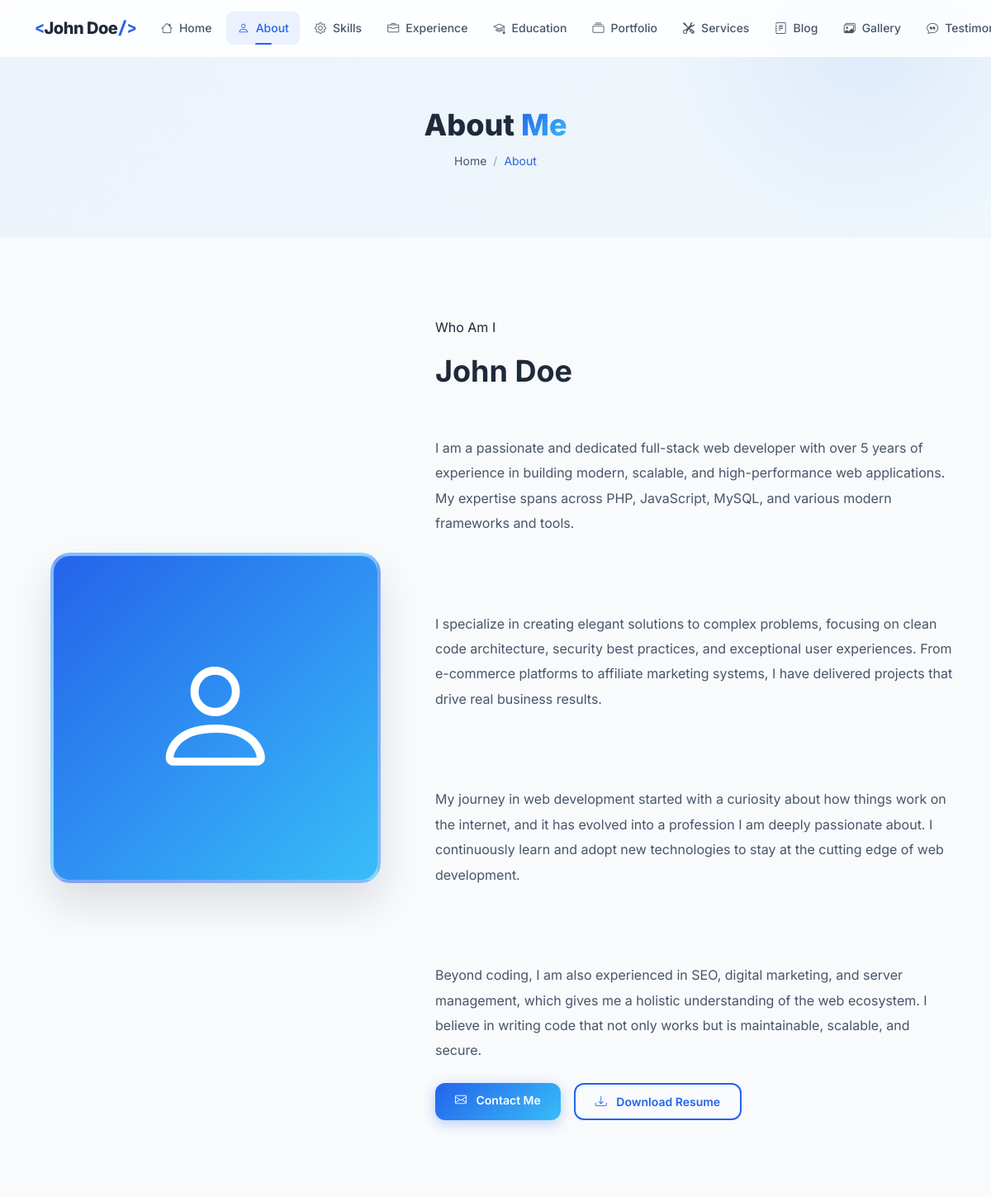
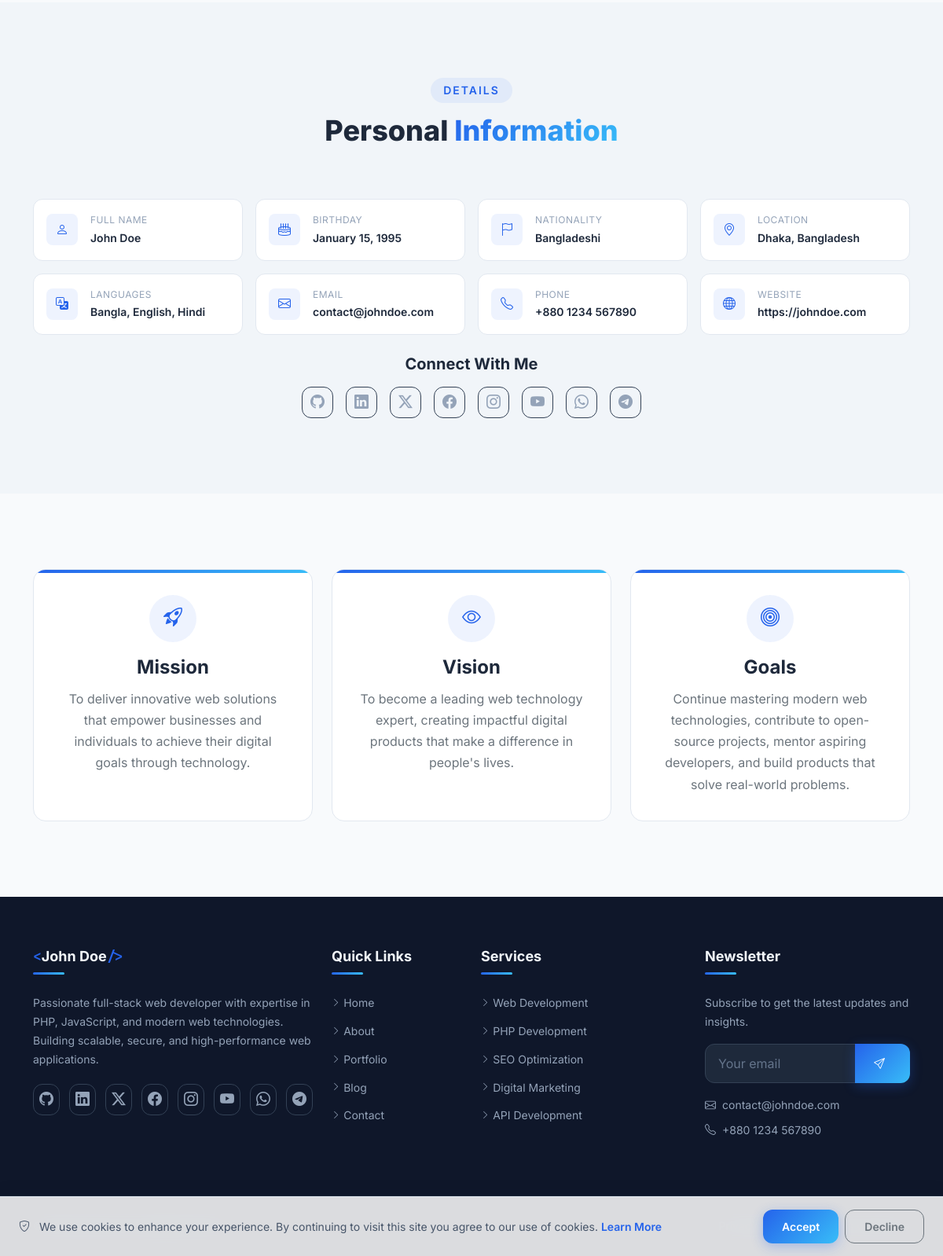
/about, run on the app's committed database (2 pictures, top to bottom).
### tables this page shows
CREATE TABLE IF NOT EXISTS `profile` (
    `id` INT UNSIGNED AUTO_INCREMENT PRIMARY KEY,
    `user_id` INT UNSIGNED NOT NULL,
    `full_name` VARCHAR(150) NOT NULL,
    `profession` VARCHAR(255) DEFAULT NULL,
    `photo` VARCHAR(255) DEFAULT NULL,
    `bio_short` TEXT DEFAULT NULL,
    `bio_full` LONGTEXT DEFAULT NULL,
    `birthday` DATE DEFAULT NULL,
    `nationality` VARCHAR(100) DEFAULT NULL,
    `location` VARCHAR(255) DEFAULT NULL,
    `languages` VARCHAR(500) DEFAULT NULL,
    `email` VARCHAR(255) DEFAULT NULL,
    `phone` VARCHAR(50) DEFAULT NULL,
    `website` VARCHAR(255) DEFAULT NULL,
    `mission` TEXT DEFAULT NULL,
    `vision` TEXT DEFAULT NULL,
    `goals` TEXT DEFAULT NULL,
    `typing_texts` TEXT DEFAULT NULL COMMENT 'JSON array of typing animation texts',
    `stats_experience_years` INT UNSIGNED DEFAULT 0,
    `stats_projects` INT UNSIGNED DEFAULT 0,
    `stats_clients` INT UNSIGNED DEFAULT 0,
    `stats_awards` INT UNSIGNED DEFAULT 0,
    `created_at` DATETIME DEFAULT CURRENT_TIMESTAMP,
    `updated_at` DATETIME DEFAULT CURRENT_TIMESTAMP ON UPDATE CURRENT_TIMESTAMP,
    FOREIGN KEY (`user_id`) REFERENCES `users`(`id`) ON DELETE CASCADE,
    INDEX `idx_user` (`user_id`)
);

CREATE TABLE IF NOT EXISTS `social_links` (
    `id` INT UNSIGNED AUTO_INCREMENT PRIMARY KEY,
    `platform` VARCHAR(50) NOT NULL,
    `url` VARCHAR(255) NOT NULL,
    `icon` VARCHAR(100) NOT NULL,
    `color` VARCHAR(20) DEFAULT NULL,
    `sort_order` INT UNSIGNED DEFAULT 0,
    `is_active` TINYINT(1) DEFAULT 1,
    `created_at` DATETIME DEFAULT CURRENT_TIMESTAMP,
    INDEX `idx_sort` (`sort_order`)
);

### pages/about.php (the view, shortened to what the rows shown need)
<?php
$profile = $profile ?? [];
?>
<section class="page-header">
    <div class="container">
        <h1 class="page-title" data-aos="fade-up">About <span class="gradient-text">Me</span></h1>
    </div>
</section>
<section class="section">
    <div class="container">
        <div class="row align-items-center g-5">
            <div class="col-lg-7" data-aos="fade-left">
                <span class="section-subtitle d-inline-block mb-3">Who Am I</span>
                <h2 class="mb-4"><?php echo e($profile['full_name'] ?? 'About Me'); ?></h2>
                <div class="mb-4" style="white-space: pre-line; color: var(--text-secondary); line-height: 1.9;">
                    <?php echo nl2br(e($profile['bio_full'] ?? 'No biography available yet.')); ?>
                </div>
                <div class="d-flex flex-wrap gap-3">
                    <a href="<?php echo url('contact'); ?>" class="btn btn-primary"><i class="bi bi-envelope"></i> Contact Me</a>
                    <a href="<?php echo url('resume'); ?>" class="btn btn-outline-primary"><i class="bi bi-download"></i> Download Resume</a>
                </div>
            </div>
        </div>
    </div>
</section>
<section class="section section-alt">
    <div class="container">
        <div class="section-header" data-aos="fade-up">
            <h2 class="section-title">Personal <span class="highlight">Information</span></h2>
        </div>
        <div class="info-grid" data-aos="fade-up">
            <div class="info-item">
                <div><div class="info-label">Full Name</div><div class="info-value"><?php echo e($profile['full_name'] ?? 'N/A'); ?></div></div>
            </div>
            <div class="info-item">
                <div><div class="info-label">Birthday</div><div class="info-value"><?php echo formatDate($profile['birthday'] ?? '', 'F d, Y'); ?></div></div>
            </div>
            <div class="info-item">
                <div><div class="info-label">Nationality</div><div class="info-value"><?php echo e($profile['nationality'] ?? 'N/A'); ?></div></div>
            </div>
            <div class="info-item">
                <div><div class="info-label">Location</div><div class="info-value"><?php echo e($profile['location'] ?? 'N/A'); ?></div></div>
            </div>
            <div class="info-item">
                <div><div class="info-label">Languages</div><div class="info-value"><?php echo e($profile['languages'] ?? 'N/A'); ?></div></div>
            </div>
            <div class="info-item">
                <div><div class="info-label">Email</div><div class="info-value"><?php echo e($profile['email'] ?? 'N/A'); ?></div></div>
            </div>
            <div class="info-item">
                <div><div class="info-label">Phone</div><div class="info-value"><?php echo e($profile['phone'] ?? 'N/A'); ?></div></div>
            </div>
            <div class="info-item">
                <div><div class="info-label">Website</div><div class="info-value"><?php echo e($profile['website'] ?? 'N/A'); ?></div></div>
            </div>
        </div>
        <?php if (!empty($socialLinks)): ?>
        <div class="text-center mt-4" data-aos="fade-up">
            <div class="d-flex justify-content-center gap-3 flex-wrap">
                <?php foreach ($socialLinks as $social): ?>
                <a href="<?php echo e($social['url']); ?>" target="_blank" rel="noopener noreferrer" class="social-icon" title="<?php echo e($social['platform']); ?>" style="--social-color: <?php echo e($social['color'] ?? '#2563EB'); ?>">
                    <i class="<?php echo e($social['icon']); ?>"></i>
                </a>
                <?php endforeach; ?>
            </div>
        </div>
        <?php endif; ?>
    </div>
</section>
<section class="section">
    <div class="container">
        <div class="row g-4">
            <div class="col-md-4" data-aos="fade-up">
                <div class="mvg-card">
                    <div class="mvg-icon"><i class="bi bi-rocket-takeoff"></i></div>
                    <h4>Mission</h4>
                    <p class="text-secondary mb-0"><?php echo e($profile['mission'] ?? 'To deliver innovative web solutions that empower businesses.'); ?></p>
                </div>
            </div>
            <div class="col-md-4" data-aos="fade-up" data-aos-delay="100">
                <div class="mvg-card">
                    <div class="mvg-icon"><i class="bi bi-eye"></i></div>
                    <h4>Vision</h4>
                    <p class="text-secondary mb-0"><?php echo e($profile['vision'] ?? 'To become a leading web technology expert.'); ?></p>
                </div>
            </div>
            <div class="col-md-4" data-aos="fade-up" data-aos-delay="200">
                <div class="mvg-card">
                    <div class="mvg-icon"><i class="bi bi-bullseye"></i></div>
                    <h4>Goals</h4>
                    <p class="text-secondary mb-0"><?php echo e($profile['goals'] ?? 'Continue mastering modern web technologies.'); ?></p>
                </div>
            </div>
        </div>
    </div>
</section>

### templates/header.php (shortened to what the rows shown need)
<?php
$profile = [];
try {
    $profile = $db->fetch("SELECT * FROM profile LIMIT 1") ?? [];
} catch (Exception $e) {
    $profile = [];
}
?>
<!DOCTYPE html>
<html lang="en" data-theme="light">
<head>
    <link rel="stylesheet" href="https://cdn.jsdelivr.net/npm/bootstrap@5.3.3/dist/css/bootstrap.min.css">
    <link rel="stylesheet" href="https://cdn.jsdelivr.net/npm/bootstrap-icons@1.11.3/font/bootstrap-icons.min.css">
    <link rel="stylesheet" href="https://unpkg.com/aos@2.3.1/dist/aos.css">
    <link rel="stylesheet" href="<?php echo asset('css/style.css'); ?>">
</head>
<body>
    <nav class="navbar navbar-expand-lg fixed-top glass-nav" id="mainNav">
        <div class="container">
            <a class="navbar-brand brand-logo" href="<?php echo url('home'); ?>">
                <?php if (!empty(getSetting('site_logo'))): ?>
                    <img src="<?php echo e(uploadUrl(getSetting('site_logo'))); ?>" alt="<?php echo e(SITE_NAME); ?>" height="40">
                <?php else: ?>
                    <span class="brand-text">
                        <span class="brand-accent">&lt;</span><?php echo e($profile['full_name'] ?? 'JD'); ?><span class="brand-accent">/&gt;</span>
                    </span>
                <?php endif; ?>
            </a>
        </div>
    </nav>
    <main id="main-content">

### templates/footer.php (shortened to what the rows shown need)
    </main>
    <footer class="site-footer">
        <div class="footer-top">
            <div class="container">
                <div class="row g-4">
                    <div class="col-lg-4 col-md-6">
                        <div class="footer-widget">
                            <h5 class="footer-title">
                                <span class="brand-accent">&lt;</span><?php echo e($profile['full_name'] ?? SITE_NAME); ?><span class="brand-accent">/&gt;</span>
                            </h5>
                            <p class="footer-desc">
                                <?php echo e(truncate($profile['bio_short'] ?? SITE_DESCRIPTION, 200)); ?>
                            </p>
                            <div class="footer-social">
                                <?php foreach ($socialLinks as $social): ?>
                                <a href="<?php echo e($social['url']); ?>" target="_blank" rel="noopener noreferrer" class="social-icon" title="<?php echo e($social['platform']); ?>" style="--social-color: <?php echo e($social['color'] ?? '#2563EB'); ?>">
                                    <i class="<?php echo e($social['icon']); ?>"></i>
                                </a>
                                <?php endforeach; ?>
                            </div>
                        </div>
                    </div>
                    <div class="col-lg-3 col-md-6">
                        <div class="footer-widget">
                            <div class="footer-contact-info mt-3">
                                <?php if (!empty(getSetting('contact_email'))): ?>
                                <p><i class="bi bi-envelope me-2"></i><?php echo e(getSetting('contact_email')); ?></p>
                                <?php endif; ?>
                                <?php if (!empty(getSetting('contact_phone'))): ?>
                                <p><i class="bi bi-telephone me-2"></i><?php echo e(getSetting('contact_phone')); ?></p>
                                <?php endif; ?>
                            </div>
                        </div>
                    </div>
                </div>
            </div>
        </div>
        <div class="footer-bottom">
            <div class="container">
                <div class="row align-items-center">
                    <div class="col-md-6 text-center text-md-start">
                        <p class="mb-0"><?php echo e(getSetting('footer_text', '© ' . date('Y') . ' ' . ($profile['full_name'] ?? SITE_NAME) . '. All rights reserved.')); ?></p>
                    </div>
                </div>
            </div>
        </div>
    </footer>
</body>
</html>

### data on the page
profile: full_name "John Doe", bio_full "I am a passionate and dedicated full-stack web developer with over 5 years of experience in building modern, scalable, and high-performance web applications. My expertise spans across PHP, JavaScript, MySQL, and various modern frameworks and tools. I specialize in creating elegant solutions to complex problems, focusing on clean code architecture, security best practices, and exceptional user experiences. From e-commerce platforms to affiliate marketing systems, I have delivered projects that drive real business results. My journey in web development started with a curiosity about how things work on the internet, and it has evolved into a profession I am deeply passionate about. I…", birthday "January 15, 1995", nationality "Bangladeshi", location "Dhaka, Bangladesh", languages "Bangla, English, Hindi", email "contact@johndoe.com", phone "+880 1234 567890", website "https://johndoe.com", mission "To deliver innovative web solutions that empower businesses and individuals to achieve their digital goals through technology.", vision "To become a leading web technology expert, creating impactful digital products that make a difference in people's lives.", goals "Continue mastering modern web technologies, contribute to open-source projects, mentor aspiring developers, and build products that solve real-world problems.", bio_short "Passionate full-stack web developer with expertise in PHP, JavaScript, and modern web technologies. Building scalable, secure, and high-performance web applications."

### other printed values
$item['label'] "Home"
$item['label'] "About"
$item['label'] "Skills"
$item['label'] "Experience"
$item['label'] "Education"
$item['label'] "Portfolio"
$item['label'] "Services"
$item['label'] "Blog"
$item['label'] "Gallery"
